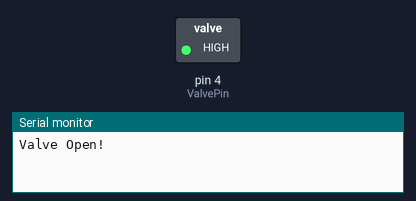
The sketch below on a simulated Arduino Uno, built with avr-gcc and run on an emulated ATmega328P. Parts: switched loads named in the sketch (green lamp = pin HIGH), the last lines printed to the serial monitor.

Above: at 5.0 s.
At 15.0 s:
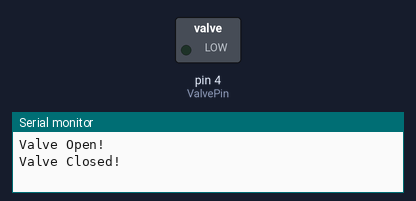
Timing chart, 0 to 26.0 s (numbered marks = the images above):
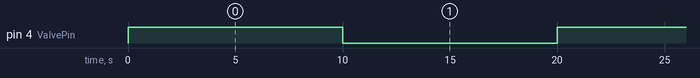

The sketch:

valveOpen.ino
```cpp
int ValvePin = 4; //The solenoid is on pin 4

void setup()
{
  pinMode(ValvePin, OUTPUT);
  Serial.begin(9600);
}

void openValve()
{
  digitalWrite(ValvePin, HIGH);
  Serial.println("Valve Open!");
}

void closeValve()
{
  digitalWrite(ValvePin, LOW);
  Serial.println("Valve Closed!");
}

void loop()
{
  openValve();
  delay(10000);
  closeValve();
  delay(10000);

}
```

Measured:
- by itself, pin 4 (ValvePin): alternates HIGH for 10.0 s and LOW for 10.0 s
